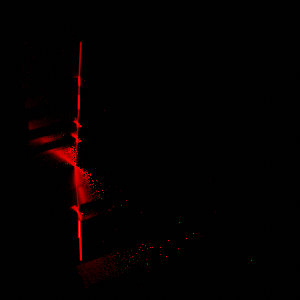
#> input picture testimages/train_images/img000.png, 300 x 300 px, found by its file name; its folder holds 4 pictures in this run
$ python imageShaper.py
#> lines starting #> are read from the running program, lines starting #| are printed output that depends on the picture
from PIL import Image
import os

path = "/Users/eier/GitHub/Master/testimages/train_images"
out_path = "/Users/eier/GitHub/Master/altsolution/img/train_images"

#path = "/Users/eier/GitHub/Master/testimages/train_masks"
#out_path = "/Users/eier/GitHub/Master/altsolution/img/train_masks"

for image_path in os.listdir(path):
    #image = "/Users/eier/GitHub/Master/001test.png"
    input_path = os.path.join(path, image_path)

    im = Image.open(input_path)
#> im is the input picture: PIL image 300x300 RGB; mean R, G, B 3.8, 0.4, 0.4
    topLeft_x = 0
    topLeft_y = 0
    bottomRight_x = 282
    bottomRight_y = 282

    cropped_image = im.crop((topLeft_x, topLeft_y, bottomRight_x, bottomRight_y))
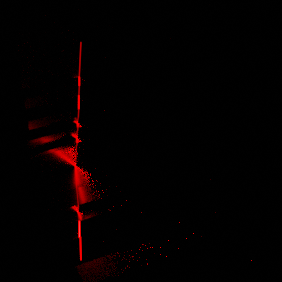
#> cropped_image: PIL image 282x282 RGB; mean R, G, B 4.3, 0.4, 0.4

    fullpath = os.path.join(out_path, image_path)
    cropped_image.save(fullpath)
#> pass 2 of the loop `for image_path in os.listdir(path):`:
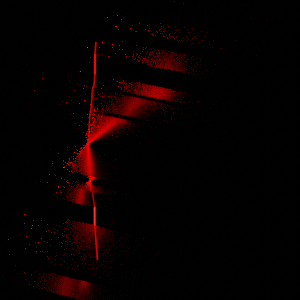
#> input picture testimages/train_images/img001.png, 300 x 300 px, found by its file name
#> im is the input picture: PIL image 300x300 RGB; mean R, G, B 7.7, 0.4, 0.4
#> `cropped_image = im.crop((topLeft_x, topLeft_y, bottomRight_x, bottomRi..`:
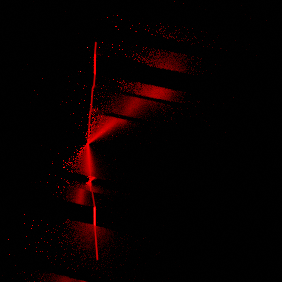
#> cropped_image: PIL image 282x282 RGB; mean R, G, B 8, 0.4, 0.4
#> pass 3 of the loop `for image_path in os.listdir(path):`:
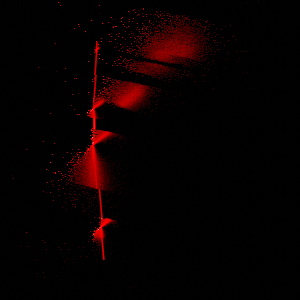
#> input picture testimages/train_images/img002.png, 300 x 300 px, found by its file name
#> im is the input picture: PIL image 300x300 RGB; mean R, G, B 8.3, 0.4, 0.4
#> `cropped_image = im.crop((topLeft_x, topLeft_y, bottomRight_x, bottomRi..`:
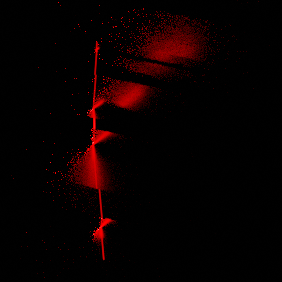
#> cropped_image: PIL image 282x282 RGB; mean R, G, B 9.3, 0.4, 0.4
#> the loop made 4 passes; the first 3 are shown
